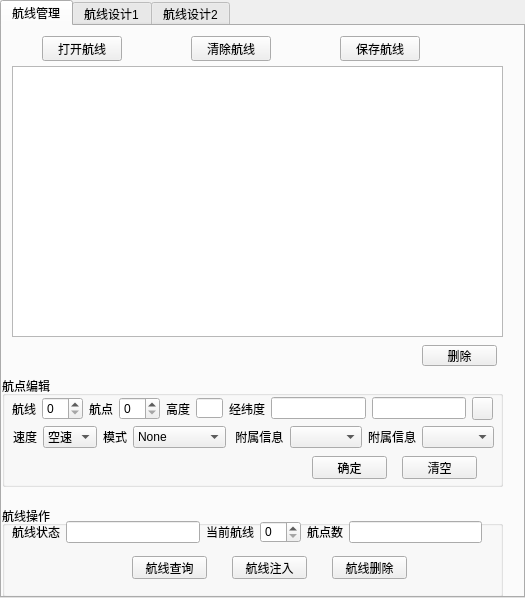
<?xml version="1.0" encoding="UTF-8"?>
<ui version="4.0">
 <class>QWaypointTabWidget</class>
 <widget class="QTabWidget" name="QWaypointTabWidget">
  <property name="geometry">
   <rect>
    <x>0</x>
    <y>0</y>
    <width>525</width>
    <height>598</height>
   </rect>
  </property>
  <property name="windowTitle">
   <string>TabWidget</string>
  </property>
  <property name="currentIndex">
   <number>0</number>
  </property>
  <widget class="QWidget" name="tab_1">
   <attribute name="title">
    <string>航线管理</string>
   </attribute>
   <widget class="QWidget" name="layoutWidget3">
    <property name="geometry">
     <rect>
      <x>40</x>
      <y>10</y>
      <width>441</width>
      <height>25</height>
     </rect>
    </property>
    <layout class="QHBoxLayout" name="horizontalLayout_4">
     <item>
      <widget class="QPushButton" name="pushButton">
       <property name="text">
        <string>打开航线</string>
       </property>
      </widget>
     </item>
     <item>
      <spacer name="horizontalSpacer_3">
       <property name="orientation">
        <enum>Qt::Horizontal</enum>
       </property>
       <property name="sizeHint" stdset="0">
        <size>
         <width>40</width>
         <height>20</height>
        </size>
       </property>
      </spacer>
     </item>
     <item>
      <widget class="QPushButton" name="pushButton_2">
       <property name="text">
        <string>清除航线</string>
       </property>
      </widget>
     </item>
     <item>
      <spacer name="horizontalSpacer_4">
       <property name="orientation">
        <enum>Qt::Horizontal</enum>
       </property>
       <property name="sizeHint" stdset="0">
        <size>
         <width>40</width>
         <height>20</height>
        </size>
       </property>
      </spacer>
     </item>
     <item>
      <widget class="QPushButton" name="pushButton_3">
       <property name="text">
        <string>保存航线</string>
       </property>
      </widget>
     </item>
     <item>
      <spacer name="horizontalSpacer_2">
       <property name="orientation">
        <enum>Qt::Horizontal</enum>
       </property>
       <property name="sizeHint" stdset="0">
        <size>
         <width>40</width>
         <height>20</height>
        </size>
       </property>
      </spacer>
     </item>
    </layout>
   </widget>
   <widget class="QTableWidget" name="tableWidget">
    <property name="geometry">
     <rect>
      <x>10</x>
      <y>40</y>
      <width>491</width>
      <height>271</height>
     </rect>
    </property>
    <property name="editTriggers">
     <set>QAbstractItemView::NoEditTriggers</set>
    </property>
   </widget>
   <widget class="QGroupBox" name="groupBox_5">
    <property name="geometry">
     <rect>
      <x>0</x>
      <y>480</y>
      <width>501</width>
      <height>91</height>
     </rect>
    </property>
    <property name="title">
     <string>航线操作</string>
    </property>
    <widget class="QPushButton" name="pushButton_5">
     <property name="geometry">
      <rect>
       <x>130</x>
       <y>50</y>
       <width>75</width>
       <height>23</height>
      </rect>
     </property>
     <property name="text">
      <string>航线查询</string>
     </property>
    </widget>
    <widget class="QPushButton" name="pushButton_6">
     <property name="geometry">
      <rect>
       <x>230</x>
       <y>50</y>
       <width>75</width>
       <height>23</height>
      </rect>
     </property>
     <property name="text">
      <string>航线注入</string>
     </property>
    </widget>
    <widget class="QPushButton" name="pushButton_7">
     <property name="geometry">
      <rect>
       <x>330</x>
       <y>50</y>
       <width>75</width>
       <height>23</height>
      </rect>
     </property>
     <property name="text">
      <string>航线删除</string>
     </property>
    </widget>
    <widget class="QWidget" name="layoutWidget">
     <property name="geometry">
      <rect>
       <x>10</x>
       <y>15</y>
       <width>470</width>
       <height>22</height>
      </rect>
     </property>
     <layout class="QHBoxLayout" name="horizontalLayout_10">
      <item>
       <widget class="QLabel" name="label">
        <property name="text">
         <string>航线状态</string>
        </property>
       </widget>
      </item>
      <item>
       <widget class="QLineEdit" name="lineEdit"/>
      </item>
      <item>
       <widget class="QLabel" name="label_2">
        <property name="text">
         <string>当前航线</string>
        </property>
       </widget>
      </item>
      <item>
       <widget class="QSpinBox" name="spinBox_6"/>
      </item>
      <item>
       <widget class="QLabel" name="label_11">
        <property name="text">
         <string>航点数</string>
        </property>
       </widget>
      </item>
      <item>
       <widget class="QLineEdit" name="lineEdit_2"/>
      </item>
     </layout>
    </widget>
   </widget>
   <widget class="QGroupBox" name="groupBox_4">
    <property name="geometry">
     <rect>
      <x>0</x>
      <y>350</y>
      <width>501</width>
      <height>111</height>
     </rect>
    </property>
    <property name="title">
     <string>航点编辑</string>
    </property>
    <widget class="QPushButton" name="pushButton_addpoint">
     <property name="geometry">
      <rect>
       <x>310</x>
       <y>80</y>
       <width>75</width>
       <height>23</height>
      </rect>
     </property>
     <property name="text">
      <string>确定</string>
     </property>
    </widget>
    <widget class="QPushButton" name="pushButton_clear">
     <property name="geometry">
      <rect>
       <x>400</x>
       <y>80</y>
       <width>75</width>
       <height>23</height>
      </rect>
     </property>
     <property name="text">
      <string>清空</string>
     </property>
    </widget>
    <widget class="QWidget" name="layoutWidget1">
     <property name="geometry">
      <rect>
       <x>11</x>
       <y>50</y>
       <width>481</width>
       <height>22</height>
      </rect>
     </property>
     <layout class="QHBoxLayout" name="horizontalLayout_7">
      <item>
       <widget class="QLabel" name="label_19">
        <property name="text">
         <string>速度</string>
        </property>
       </widget>
      </item>
      <item>
       <widget class="QComboBox" name="comboBox_3">
        <item>
         <property name="text">
          <string>空速</string>
         </property>
        </item>
        <item>
         <property name="text">
          <string>地速</string>
         </property>
        </item>
       </widget>
      </item>
      <item>
       <widget class="QLabel" name="label_21">
        <property name="text">
         <string>模式</string>
        </property>
       </widget>
      </item>
      <item>
       <widget class="QComboBox" name="comboBox_4">
        <item>
         <property name="text">
          <string>None</string>
         </property>
        </item>
        <item>
         <property name="text">
          <string>起飞</string>
         </property>
        </item>
        <item>
         <property name="text">
          <string>着陆</string>
         </property>
        </item>
        <item>
         <property name="text">
          <string>悬停回收</string>
         </property>
        </item>
        <item>
         <property name="text">
          <string>航点悬停</string>
         </property>
        </item>
        <item>
         <property name="text">
          <string>航点徘徊</string>
         </property>
        </item>
        <item>
         <property name="text">
          <string>过点飞</string>
         </property>
        </item>
        <item>
         <property name="text">
          <string>切入其他航线</string>
         </property>
        </item>
       </widget>
      </item>
      <item>
       <widget class="QLabel" name="label_20">
        <property name="text">
         <string> 附属信息</string>
        </property>
       </widget>
      </item>
      <item>
       <widget class="QComboBox" name="comboBox_5"/>
      </item>
      <item>
       <widget class="QLabel" name="label_22">
        <property name="text">
         <string>附属信息</string>
        </property>
       </widget>
      </item>
      <item>
       <widget class="QComboBox" name="comboBox_6"/>
      </item>
     </layout>
    </widget>
    <widget class="QWidget" name="layoutWidget2">
     <property name="geometry">
      <rect>
       <x>10</x>
       <y>20</y>
       <width>481</width>
       <height>25</height>
      </rect>
     </property>
     <layout class="QHBoxLayout" name="horizontalLayout_8">
      <item>
       <widget class="QLabel" name="label_15">
        <property name="text">
         <string>航线</string>
        </property>
       </widget>
      </item>
      <item>
       <widget class="QSpinBox" name="spinBox_lineway"/>
      </item>
      <item>
       <widget class="QLabel" name="label_23">
        <property name="text">
         <string>航点</string>
        </property>
       </widget>
      </item>
      <item>
       <widget class="QSpinBox" name="spinBox_pointway"/>
      </item>
      <item>
       <widget class="QLabel" name="label_18">
        <property name="text">
         <string>高度</string>
        </property>
       </widget>
      </item>
      <item>
       <widget class="QLineEdit" name="lineEdit_height">
        <property name="maximumSize">
         <size>
          <width>41</width>
          <height>20</height>
         </size>
        </property>
       </widget>
      </item>
      <item>
       <widget class="QLabel" name="label_16">
        <property name="text">
         <string>经纬度</string>
        </property>
       </widget>
      </item>
      <item>
       <widget class="QLineEdit" name="lineEdit_lng"/>
      </item>
      <item>
       <widget class="QLineEdit" name="lineEdit_lat"/>
      </item>
      <item>
       <widget class="QPushButton" name="pushButton_getpoint">
        <property name="maximumSize">
         <size>
          <width>21</width>
          <height>23</height>
         </size>
        </property>
        <property name="toolTip">
         <string comment="拾取航点"/>
        </property>
        <property name="whatsThis">
         <string comment="拾取航点"/>
        </property>
        <property name="text">
         <string/>
        </property>
        <property name="icon">
         <iconset resource="../qfi.qrc">
          <normaloff>:/qfi/images/cursor.png</normaloff>:/qfi/images/cursor.png</iconset>
        </property>
       </widget>
      </item>
     </layout>
    </widget>
   </widget>
   <widget class="QPushButton" name="pushButton_deletee">
    <property name="geometry">
     <rect>
      <x>420</x>
      <y>319</y>
      <width>75</width>
      <height>21</height>
     </rect>
    </property>
    <property name="text">
     <string>删除</string>
    </property>
   </widget>
  </widget>
  <widget class="QWidget" name="tab_2">
   <attribute name="title">
    <string>航线设计1</string>
   </attribute>
   <widget class="QGroupBox" name="groupBox_2">
    <property name="geometry">
     <rect>
      <x>10</x>
      <y>10</y>
      <width>431</width>
      <height>51</height>
     </rect>
    </property>
    <property name="title">
     <string>初始参数</string>
    </property>
    <widget class="QWidget" name="layoutWidget5">
     <property name="geometry">
      <rect>
       <x>10</x>
       <y>20</y>
       <width>411</width>
       <height>22</height>
      </rect>
     </property>
     <layout class="QHBoxLayout" name="horizontalLayout_5">
      <item>
       <widget class="QLabel" name="label_3">
        <property name="text">
         <string>航线号：</string>
        </property>
       </widget>
      </item>
      <item>
       <widget class="QSpinBox" name="spinBox"/>
      </item>
      <item>
       <widget class="QLabel" name="label_4">
        <property name="text">
         <string>基准经度：</string>
        </property>
       </widget>
      </item>
      <item>
       <widget class="QLineEdit" name="lineEdit_3"/>
      </item>
      <item>
       <widget class="QLabel" name="label_5">
        <property name="text">
         <string>基准纬度：</string>
        </property>
       </widget>
      </item>
      <item>
       <widget class="QLineEdit" name="lineEdit_4"/>
      </item>
     </layout>
    </widget>
   </widget>
   <widget class="QWidget" name="layoutWidget9">
    <property name="geometry">
     <rect>
      <x>40</x>
      <y>470</y>
      <width>401</width>
      <height>25</height>
     </rect>
    </property>
    <layout class="QHBoxLayout" name="horizontalLayout_9">
     <item>
      <widget class="QPushButton" name="pushButton_11">
       <property name="text">
        <string>航线预览</string>
       </property>
      </widget>
     </item>
     <item>
      <spacer name="horizontalSpacer_12">
       <property name="orientation">
        <enum>Qt::Horizontal</enum>
       </property>
       <property name="sizeHint" stdset="0">
        <size>
         <width>40</width>
         <height>20</height>
        </size>
       </property>
      </spacer>
     </item>
     <item>
      <widget class="QPushButton" name="pushButton_12">
       <property name="text">
        <string>航线清除</string>
       </property>
      </widget>
     </item>
     <item>
      <spacer name="horizontalSpacer_13">
       <property name="orientation">
        <enum>Qt::Horizontal</enum>
       </property>
       <property name="sizeHint" stdset="0">
        <size>
         <width>40</width>
         <height>20</height>
        </size>
       </property>
      </spacer>
     </item>
     <item>
      <widget class="QPushButton" name="pushButton_13">
       <property name="text">
        <string>航线保存</string>
       </property>
      </widget>
     </item>
     <item>
      <spacer name="horizontalSpacer_14">
       <property name="orientation">
        <enum>Qt::Horizontal</enum>
       </property>
       <property name="sizeHint" stdset="0">
        <size>
         <width>40</width>
         <height>20</height>
        </size>
       </property>
      </spacer>
     </item>
    </layout>
   </widget>
   <widget class="QGroupBox" name="groupBox_3">
    <property name="geometry">
     <rect>
      <x>10</x>
      <y>70</y>
      <width>431</width>
      <height>151</height>
     </rect>
    </property>
    <property name="title">
     <string>设计参数</string>
    </property>
    <widget class="QWidget" name="horizontalLayoutWidget">
     <property name="geometry">
      <rect>
       <x>10</x>
       <y>20</y>
       <width>411</width>
       <height>22</height>
      </rect>
     </property>
     <layout class="QHBoxLayout" name="horizontalLayout">
      <item>
       <widget class="QLabel" name="label_8">
        <property name="text">
         <string>航段</string>
        </property>
       </widget>
      </item>
      <item>
       <widget class="QSpinBox" name="spinBox_2"/>
      </item>
      <item>
       <widget class="QLabel" name="label_9">
        <property name="text">
         <string>距离</string>
        </property>
       </widget>
      </item>
      <item>
       <widget class="QLineEdit" name="lineEdit_7"/>
      </item>
      <item>
       <widget class="QLabel" name="label_7">
        <property name="text">
         <string>航向</string>
        </property>
       </widget>
      </item>
      <item>
       <widget class="QLineEdit" name="lineEdit_6"/>
      </item>
      <item>
       <widget class="QLabel" name="label_6">
        <property name="text">
         <string>高度</string>
        </property>
       </widget>
      </item>
      <item>
       <widget class="QLineEdit" name="lineEdit_5"/>
      </item>
     </layout>
    </widget>
    <widget class="QWidget" name="horizontalLayoutWidget_3">
     <property name="geometry">
      <rect>
       <x>10</x>
       <y>50</y>
       <width>411</width>
       <height>22</height>
      </rect>
     </property>
     <layout class="QHBoxLayout" name="horizontalLayout_3">
      <item>
       <widget class="QLabel" name="label_12">
        <property name="text">
         <string>速度模式</string>
        </property>
       </widget>
      </item>
      <item>
       <widget class="QComboBox" name="comboBox">
        <item>
         <property name="text">
          <string>空速</string>
         </property>
        </item>
        <item>
         <property name="text">
          <string>地速</string>
         </property>
        </item>
       </widget>
      </item>
      <item>
       <spacer name="horizontalSpacer">
        <property name="orientation">
         <enum>Qt::Horizontal</enum>
        </property>
        <property name="sizeHint" stdset="0">
         <size>
          <width>40</width>
          <height>20</height>
         </size>
        </property>
       </spacer>
      </item>
      <item>
       <widget class="QLabel" name="label_10">
        <property name="text">
         <string>附属信息</string>
        </property>
       </widget>
      </item>
      <item>
       <widget class="QLineEdit" name="lineEdit_8"/>
      </item>
     </layout>
    </widget>
    <widget class="QWidget" name="horizontalLayoutWidget_2">
     <property name="geometry">
      <rect>
       <x>10</x>
       <y>80</y>
       <width>411</width>
       <height>22</height>
      </rect>
     </property>
     <layout class="QHBoxLayout" name="horizontalLayout_2">
      <item>
       <widget class="QLabel" name="label_14">
        <property name="text">
         <string>飞行模式</string>
        </property>
       </widget>
      </item>
      <item>
       <widget class="QComboBox" name="comboBox_2">
        <item>
         <property name="text">
          <string>None</string>
         </property>
        </item>
        <item>
         <property name="text">
          <string>起飞</string>
         </property>
        </item>
        <item>
         <property name="text">
          <string>着陆</string>
         </property>
        </item>
        <item>
         <property name="text">
          <string>悬停回收</string>
         </property>
        </item>
        <item>
         <property name="text">
          <string>航点悬停</string>
         </property>
        </item>
        <item>
         <property name="text">
          <string>航点徘徊</string>
         </property>
        </item>
        <item>
         <property name="text">
          <string>过点飞</string>
         </property>
        </item>
        <item>
         <property name="text">
          <string>切入其他航线</string>
         </property>
        </item>
       </widget>
      </item>
      <item>
       <spacer name="horizontalSpacer_5">
        <property name="orientation">
         <enum>Qt::Horizontal</enum>
        </property>
        <property name="sizeHint" stdset="0">
         <size>
          <width>40</width>
          <height>20</height>
         </size>
        </property>
       </spacer>
      </item>
      <item>
       <widget class="QLabel" name="label_13">
        <property name="text">
         <string>附属信息</string>
        </property>
       </widget>
      </item>
      <item>
       <widget class="QLineEdit" name="lineEdit_9"/>
      </item>
     </layout>
    </widget>
    <widget class="QWidget" name="horizontalLayoutWidget_4">
     <property name="geometry">
      <rect>
       <x>10</x>
       <y>110</y>
       <width>411</width>
       <height>31</height>
      </rect>
     </property>
     <layout class="QHBoxLayout" name="horizontalLayout_6">
      <item>
       <widget class="QPushButton" name="pushButton_10">
        <property name="text">
         <string>添加</string>
        </property>
       </widget>
      </item>
      <item>
       <spacer name="horizontalSpacer_6">
        <property name="orientation">
         <enum>Qt::Horizontal</enum>
        </property>
        <property name="sizeHint" stdset="0">
         <size>
          <width>40</width>
          <height>20</height>
         </size>
        </property>
       </spacer>
      </item>
      <item>
       <widget class="QPushButton" name="pushButton_9">
        <property name="text">
         <string>删除</string>
        </property>
       </widget>
      </item>
      <item>
       <spacer name="horizontalSpacer_7">
        <property name="orientation">
         <enum>Qt::Horizontal</enum>
        </property>
        <property name="sizeHint" stdset="0">
         <size>
          <width>40</width>
          <height>20</height>
         </size>
        </property>
       </spacer>
      </item>
      <item>
       <widget class="QPushButton" name="pushButton_8">
        <property name="text">
         <string>修改</string>
        </property>
       </widget>
      </item>
     </layout>
    </widget>
   </widget>
   <widget class="QTableWidget" name="tableWidget_2">
    <property name="geometry">
     <rect>
      <x>10</x>
      <y>230</y>
      <width>431</width>
      <height>230</height>
     </rect>
    </property>
   </widget>
  </widget>
  <widget class="QWidget" name="tab_3">
   <attribute name="title">
    <string>航线设计2</string>
   </attribute>
   <widget class="QTreeWidget" name="treeWidget">
    <property name="geometry">
     <rect>
      <x>0</x>
      <y>0</y>
      <width>100</width>
      <height>502</height>
     </rect>
    </property>
    <column>
     <property name="text">
      <string>1</string>
     </property>
    </column>
   </widget>
   <widget class="QWidget" name="widget1" native="true">
    <property name="geometry">
     <rect>
      <x>100</x>
      <y>0</y>
      <width>350</width>
      <height>502</height>
     </rect>
    </property>
    <widget class="QTableWidget" name="tableWidget_3">
     <property name="geometry">
      <rect>
       <x>0</x>
       <y>0</y>
       <width>350</width>
       <height>192</height>
      </rect>
     </property>
    </widget>
   </widget>
  </widget>
 </widget>
 <resources>
  <include location="../qfi.qrc"/>
 </resources>
 <connections/>
</ui>
